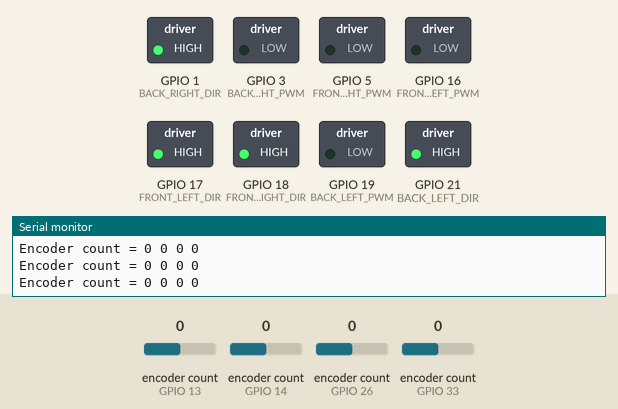
Simulated run of this sketch. Board: ESP32. Parts: switched loads named in the sketch (green lamp = pin HIGH), the last lines printed to the serial monitor. The inputs (shaded band) are chosen by the test bench; at power-on: encoder count (sensors on GPIO 13, GPIO 14, GPIO 26, GPIO 33) 0.

Above: at 1.2 s.
1.3 s: encoder count (sensor on GPIO 13) set to 1
At 1.46 s:
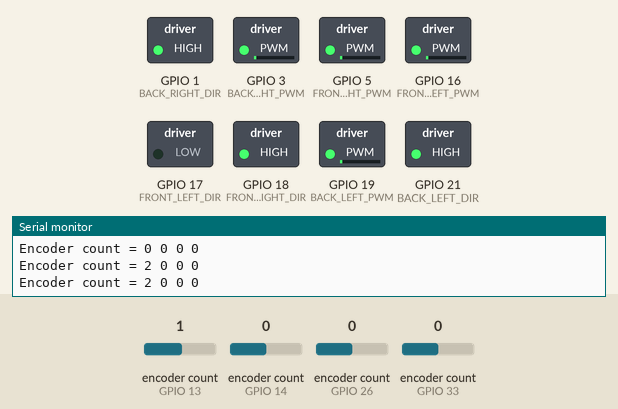
4.3 s: encoder count (sensor on GPIO 14) set to 1
At 4.5 s:
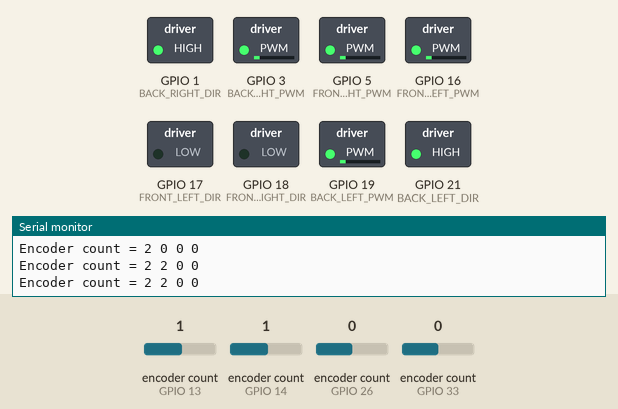
7.3 s: encoder count (sensor on GPIO 26) set to 1
At 7.54 s:
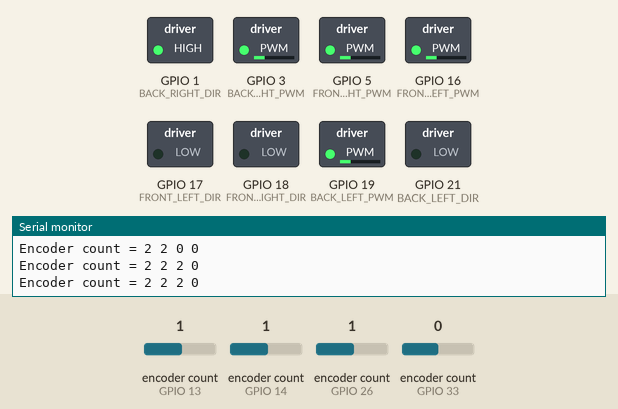
10.3 s: encoder count (sensor on GPIO 33) set to 1
At 10.48 s:
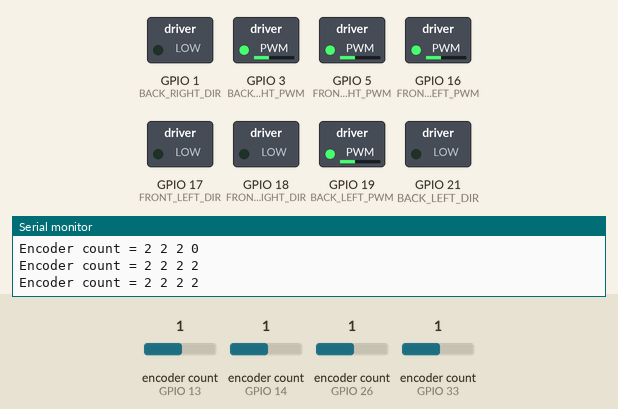
13.3 s: encoder count (sensor on GPIO 13) set to 5
Timing chart, 0 to 17.2 s (numbered marks = the images above; inputs shaded):
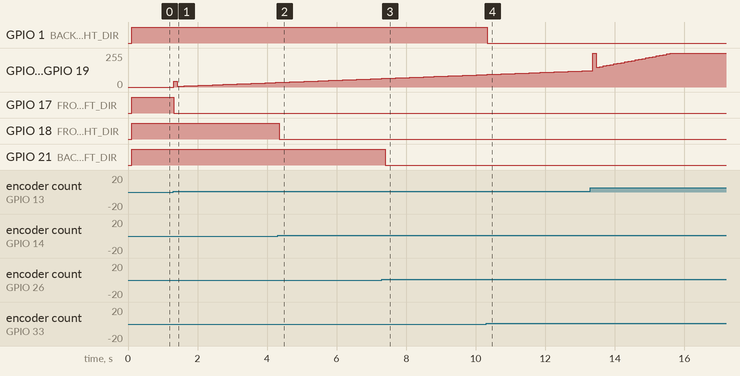

Measured:
- after the input at 1.3 s, GPIO 3 (BACK_RIGHT_PWM), GPIO 5 (FRONT_RIGHT_PWM), GPIO 16 (FRONT_LEFT_PWM), GPIO 19 (BACK_LEFT_PWM): 0/255 → 45/255 at once, → 6/255 0.10 s later, → 7/255 0.10 s later, → 8/255 0.10 s later, … (30 changes in this stretch); GPIO 17 (FRONT_LEFT_DIR): HIGH → LOW at once
- after the input at 4.3 s, GPIO 18 (FRONT_RIGHT_DIR): HIGH → LOW after 0.06 s
- after the input at 7.3 s, GPIO 21 (BACK_LEFT_DIR): HIGH → LOW after 0.09 s
- after the input at 10.3 s, GPIO 1 (BACK_RIGHT_DIR): HIGH → LOW at once

The sketch:

MuNCHER_Basic_Drive_Test.ino
```cpp
#include <ESP32Encoder.h>
#include <PID_v1.h>

// to-do
// comment out the PID controllers we're not going to use because there are no quadrature encoders on this
// figure out what the implication of not having all 4 quadrature encoders is

// define PID variables for all the motors
double setPointFrontLeft, inputFrontLeft, outputFrontLeft; // PointFrontLeft is the PID target value of the controller, inputFrontLeft is the current actual value from process, outputFrontLeft used to control motor (this should be PWM signal value to control speed)
double setPointFrontRight, inputFrontRight, outputFrontRight;
double setPointBackRight, inputBackRight, outputBackRight;
double setPointBackLeft, inputBackLeft, outputBackLeft;


// these gains are crucial to match the dynamics of our system
// kp (how aggressively the PID reacts to the current error)
// ki (influence of the sum of past errors)
// kd (influence of rate of change of error - helps predict future error)
double KpFrontLeft = 2.0,  KiFrontLeft = 5.0,   KdFrontLeft = 2.0;
double KpFrontRight = 2.0, KiFrontRight = 5.0,  KdFrontRight = 2.0;
double KpBackRight = 2.0,  KiBackRight = 5.0,   KdBackRight = 2.0;
double KpBackLeft = 2.0,   KiBackLeft = 5.0,    KdBackLeft = 2.0;

// Instantiate objects for each PIE
PID pidFrontLeft(&inputFrontLeft, &outputFrontLeft, &setPointFrontLeft, KpFrontLeft, KiFrontLeft, KdFrontLeft, DIRECT);
PID pidFrontRight(&inputFrontRight, &outputFrontRight, &setPointFrontRight, KpFrontRight, KiFrontRight, KdFrontRight, DIRECT);
PID pidBackLeft(&inputBackLeft, &outputBackLeft, &setPointBackLeft, KpBackLeft, KiBackLeft, KdBackLeft, DIRECT);
PID pidBackRight(&inputBackRight, &outputBackRight, &setPointBackRight, KpBackRight, KiBackRight, KdBackRight, DIRECT);

ESP32Encoder frontL;
ESP32Encoder frontR;
ESP32Encoder rearL;
ESP32Encoder rearR;

#define FRONT_LEFT 0
#define FRONT_LEFT_QUAD_A   13
#define FRONT_LEFT_QUAD_B   12
#define FRONT_LEFT_PWM      16
#define FRONT_LEFT_DIR      17

#define FRONT_RIGHT 1
#define FRONT_RIGHT_QUAD_A  14
#define FRONT_RIGHT_QUAD_B  27
#define FRONT_RIGHT_PWM     5
#define FRONT_RIGHT_DIR     18

#define BACK_LEFT 2
#define BACK_LEFT_QUAD_A    26
#define BACK_LEFT_QUAD_B    25
#define BACK_LEFT_PWM       19
#define BACK_LEFT_DIR       21

#define BACK_RIGHT 3
#define BACK_RIGHT_QUAD_A   33
#define BACK_RIGHT_QUAD_B   32
#define BACK_RIGHT_PWM      3
#define BACK_RIGHT_DIR      1

void setup(){

  Serial.begin(115200);

  //Set up motor encoders
  setupEncoders();

  //Set up motor drives
  setupMotors();

  // Initialize all PID controllers
  pidFrontLeft.SetMode(AUTOMATIC);
  pidFrontLeft.SetOutputLimits(-255, 255);

  pidFrontRight.SetMode(AUTOMATIC);
  pidFrontRight.SetOutputLimits(-255, 255);

  pidBackLeft.SetMode(AUTOMATIC);
  pidBackLeft.SetOutputLimits(-255, 255);

  pidBackRight.SetMode(AUTOMATIC);
  pidBackRight.SetOutputLimits(-255, 255);

}

void loop(){
  // Loop and read the count
  Serial.println("Encoder count = " + String((int32_t)frontL.getCount()) + " " + String((int32_t)frontR.getCount()) + " " + String((int32_t)rearL.getCount()) + " " + String((int32_t)rearR.getCount()));
  delay(100);

  // Update the input for each PID controller
  inputFrontLeft = frontL.getCount();
  inputFrontRight = frontR.getCount();
  inputBackLeft = rearL.getCount();
  inputBackRight = rearR.getCount();

  // Compute the new PID output value for each motor
  pidFrontLeft.Compute();
  pidFrontRight.Compute();
  pidBackLeft.Compute();
  pidBackRight.Compute();

  // Use the output to control the motor speed and direction
  writeMotor(FRONT_LEFT, outputFrontLeft);
  writeMotor(FRONT_RIGHT, outputFrontRight);
  writeMotor(BACK_LEFT, outputBackLeft);
  writeMotor(BACK_RIGHT, outputBackRight);
}

void setupMotors() {
  //Init PWM interrupts
  ledcSetup(0, 5000, 8);
  ledcSetup(1, 5000, 8);
  ledcSetup(2, 5000, 8);
  ledcSetup(3, 5000, 8);

  // attach the channel to the GPIO to be controlled
  ledcAttachPin(FRONT_LEFT_PWM,  0);
  ledcAttachPin(FRONT_RIGHT_PWM, 0);
  ledcAttachPin(BACK_LEFT_PWM,   0);
  ledcAttachPin(BACK_RIGHT_PWM,  0);

  //Init all motors to speed 0
  ledcWrite(FRONT_LEFT,  0);
  ledcWrite(FRONT_RIGHT, 0);
  ledcWrite(BACK_LEFT,   0);
  ledcWrite(BACK_RIGHT,  0);

  //Set motor direction pins to output
  pinMode(FRONT_LEFT_DIR,  OUTPUT);
  pinMode(FRONT_RIGHT_DIR, OUTPUT);
  pinMode(BACK_LEFT_DIR,   OUTPUT);
  pinMode(BACK_RIGHT_DIR,  OUTPUT);

  //Set motor direction to forwards
  digitalWrite(FRONT_LEFT_DIR, LOW);
  digitalWrite(FRONT_RIGHT_DIR, LOW);
  digitalWrite(BACK_LEFT_DIR, LOW);
  digitalWrite(BACK_RIGHT_DIR, LOW);
}

void setupEncoders() {
  // Enable the weak pull down resistors

  //ESP32Encoder::useInternalWeakPullResistors=DOWN;
  // Enable the weak pull up resistors
  ESP32Encoder::useInternalWeakPullResistors=UP;

  //Attach quadrature encoder pin inputs
  frontL.attachHalfQuad(FRONT_LEFT_QUAD_A, FRONT_LEFT_QUAD_B);
  frontR.attachHalfQuad(FRONT_RIGHT_QUAD_A, FRONT_RIGHT_QUAD_B);
  rearL.attachHalfQuad(BACK_LEFT_QUAD_A, BACK_LEFT_QUAD_B);
  rearR.attachHalfQuad(BACK_RIGHT_QUAD_A, BACK_RIGHT_QUAD_B);

  //Reset tick counts for all encoders
  frontL.clearCount();
  frontR.clearCount();
  rearL.clearCount();
  rearR.clearCount();
}


// Updated writeMotor function to work with PID outputs
void writeMotor(uint8_t motor, int output) {
  int speed = abs(output); // Get the absolute value for speed
  if (speed > 255) speed = 255; // Constrain the speed to 255

  bool direction = output >= 0; // Determine the direction based on the sign of the output

  switch(motor) {
    case FRONT_LEFT:
      digitalWrite(FRONT_LEFT_DIR, direction ? HIGH : LOW); // Set direction
      ledcWrite(FRONT_LEFT, speed); // Set speed
      return;
    case FRONT_RIGHT:
      digitalWrite(FRONT_RIGHT_DIR, direction ? HIGH : LOW);
      ledcWrite(FRONT_RIGHT, speed);
      return;
    case BACK_LEFT:
      digitalWrite(BACK_LEFT_DIR, direction ? HIGH : LOW);
      ledcWrite(BACK_LEFT, speed);
      return;
    case BACK_RIGHT:
      digitalWrite(BACK_RIGHT_DIR, direction ? HIGH : LOW);
      ledcWrite(BACK_RIGHT, speed);
      return;
    default:
      // Handle invalid motor index, if necessary
      return;
  }
}

void differentialDrive(int speed, int distance, int turnPercent) {
//  writeMotor(uint8_t motor, int speedVector)
}

void parseAndAssignMotorValues(const std::string& val) {
  // First step is to handle the comma delimiter and include exceptions if first and last index are not 'a'
  if (val.front() == 'a' && val.back() == 'a') {
    std::stringstream ss(val.substr(1, val.length() - 2)); // remove the first and last
    std::string token; // temp variable that when looping through ss, we store each value

    int counter = 0;
    while (getline(ss, token, ',')) {
      int value = std::stoi(token);
      if (counter == 0) {
        setPointFrontLeft = value;

      } else if (counter == 1) {
        setPointFrontRight = value;

      } else if (counter == 2) {
        setPointBackLeft = value;

      } else if (counter == 3) {
        setPointBackRight = value;
      }

      counter ++;
    }
      // convert the token to an integer
       // this is a temporary variable that stores int of current token

    if (counter != 4) {
      std::cerr << "Incorrect number of values provided." << std::endl;

} else {
      std::cerr << "Input string format is incorrect." << std::endl;
    }
  }
}
```
